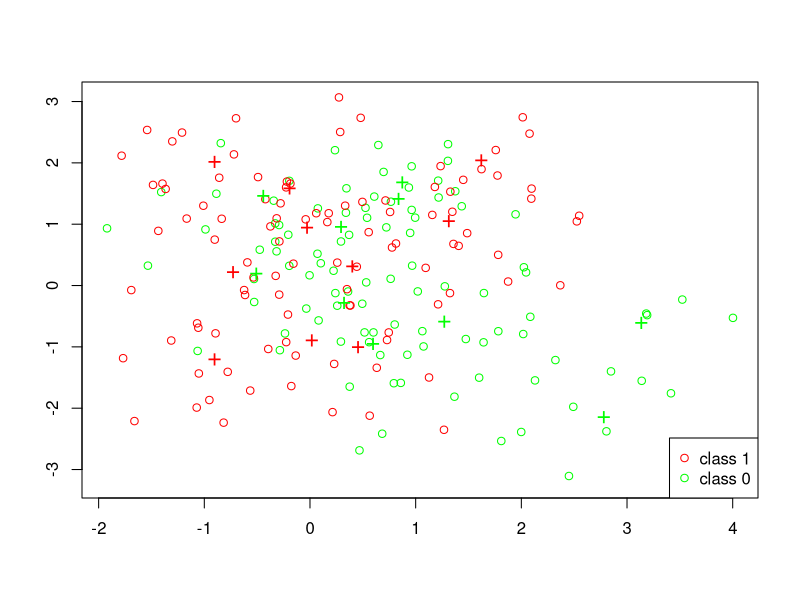
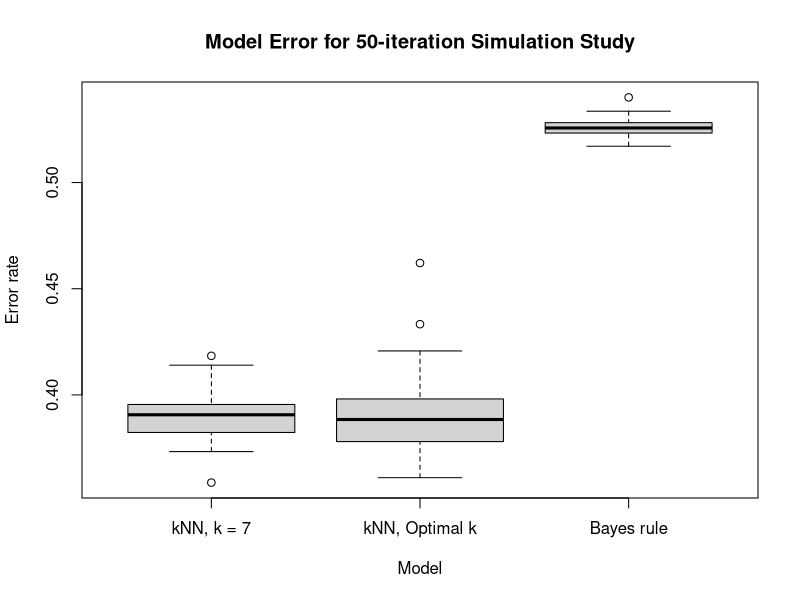

The R source for these figures, in order:
## ---- chunk 1
# Set Seed
set.seed(235)

# import necessary libraries
library(class)

csize = 10
p = 2        
s_centers = 1
s_x = .7

m1 = matrix(rnorm(csize*p), csize, p)*s_centers + cbind( rep(1,csize), rep(0,csize) )
m0 = matrix(rnorm(csize*p), csize, p)*s_centers + cbind( rep(0,csize), rep(1,csize) )
## ---- chunk 2
# Training sample of size 200
n = 100
id1 = sample(1:csize, n, replace=TRUE)
id0 = sample(1:csize, n, replace=TRUE)  
traindata = matrix(rnorm(2*n*p), 2*n, p)*s_x + rbind(m1[id1,], m0[id0,])
dim(traindata)
Ytrain = rep(c(1, 0), each = n)

# Test sample of size 10,000

N = 5000
# Allocate the n samples for class 1  to the 10 clusters
id1 = sample(1:csize, N, replace=TRUE)
# Allocate the n samples for class 1 to the 10 clusters
id0 = sample(1:csize, N, replace=TRUE)  
testdata = matrix(rnorm(2*N*p), 2*N, p)*s_x + rbind(m1[id1,], m0[id0,])
dim(testdata)
Ytest = rep(c(1, 0), each = N)
## ---- chunk 3
plot(traindata[,1], traindata[,2], type="n", xlab="", ylab="")
points(traindata[1:n,1], traindata[1:n,2], col="green")
points(traindata[(n+1):(2*n),1], traindata[(n+1):(2*n),2], col="red")
points(m1[1:csize,1], m1[1:csize,2], pch="+", cex=1.5, col="green")
points(m0[1:csize,1], m0[1:csize,2], pch="+", cex=1.5, col="red");   
legend("bottomright", pch = c(1,1), col = c("red", "green"), legend = c("class 1", "class 0"))
## ---- chunk 4
# Euclidean helper function
euclidean_distance = function(point1, point2) {
  if (length(point1) == length(point2)) {
    return(sqrt(sum((point1 - point2)^2)))
  } else {
    stop('Vectors must be of the same length')
  }
}



knn_from_scratch = function(train, test, truth, k) {
  
  expanded_test_data = matrix(rep(test,each = nrow(train)), ncol=2)
  expanded_train_data = matrix(rep(t(train), times = nrow(test)), ncol=2, byrow = TRUE)
  # Repeat test rows to subtract from corresponding training rows
  
  train_less_test = expanded_train_data - expanded_test_data
  train_less_test_sum_squares = rowSums(train_less_test^2)
  neighbor_distances = matrix(sqrt(train_less_test_sum_squares),nrow=nrow(test), byrow=TRUE)
  # Take the sum of squares of the difference between test points from training points
  # Uses vector functionality to calculate each point's distance to neighbors
  
  nearest_neighbor_address = function(j) {
    return(head(order(j),k))
  }
  # Function to get k nearest neighbors (temp variable j for k)
  
  neighborhood_votes = apply(neighbor_distances, 1, nearest_neighbor_address)
  # Return address of each row's nearest neighbor
  
  neighborhood_votes_v = matrix(truth[neighborhood_votes], nrow=nrow(test), byrow=TRUE)
  # Collect votes from nearest neighbor
  
  determine_winner = function(point){
    if (sum(point) > k/2) {
      return(1)
    } else if (sum(point) < k/2) {
      return(0)
    } else {
      return(sample(0:1, 1))
    }
  }
  # Determine winner given votes of k nearest neighbors. Ties are broken randomly.
  
  predictions = apply(neighborhood_votes_v, 1, determine_winner)
  return(predictions)
}

# 2. Explain how you handle distance ties and voting ties; distance ties may
#   occur when you have multiple (training) observations that are equidistant
#   from a test observation. voting ties may occur when K is an even number and
#   you have 50% of the k-nearest-neighbors from each of the two classes.
  
# Ans: If the number of votes for each point is the same, we have decided to 
#   randomly generate a class for that particular test point because the two
#   classes at that point are equally as likely.

#  3. Test your code with the training/test data you just generated when 
#   K = 1, 3, 5; and compare your results with knn in R or sklearn.neighbors in
#   Python. Report your results (on the test data) as a 2-by-2 table
#   (confusion matrix) for each K value. Report the results from knn or
#   sklearn.neighbors as a 2-by-2 table (confusion matrix) for each K value

# k = 1
baseline_test.pred = knn(traindata, testdata, Ytrain, k=1)
table(Ytest, baseline_test.pred)
implementation_test.pred = knn_from_scratch(traindata, testdata, Ytrain, k=1)
table(Ytest, implementation_test.pred)

# k = 3
baseline_test.pred = knn(traindata, testdata, Ytrain, k=3)
table(Ytest, baseline_test.pred)
implementation_test.pred = knn_from_scratch(traindata, testdata, Ytrain, k=3)
table(Ytest, implementation_test.pred)

# k = 5
baseline_test.pred = knn(traindata, testdata, Ytrain, k=5)
table(Ytest, baseline_test.pred)
implementation_test.pred = knn_from_scratch(traindata, testdata, Ytrain, k=5)
table(Ytest, implementation_test.pred)
## ---- chunk 5
get_best_k = function(x, y) {
  
  # init variables for looping through k values
  max_k = 180
  fold_count = 10
  k_values = 1:max_k
  average_errors = rep(0, max_k)
  fold_size = floor(nrow(x) / fold_count)
  random_idx = sample(1:nrow(x))
  
  # loop through values of k, for each, calculate n-fold cv error
  for (k in k_values){
    # cumulative error for averaging out at the end
      error = 0
      
    for (fold in 1:fold_count){
      # calculate the index for train/validate for this fold 
      # do this by getting ordered idx (e.g. 1:10), then using that to get rand idx
      ordered_val_idx = ((fold - 1) * fold_size + 1) : (fold * fold_size)
      val_idx = random_idx[ordered_val_idx]
      
      # split data into train/val. Use negative index to exclude ones we don't want
      fold_train_x = x[-val_idx, ]
      fold_train_y = y[-val_idx]
      fold_val_x = x[val_idx, ]
      fold_val_y = y[val_idx]
      
      # Make prediction
      fold_predicted_y = knn(fold_train_x, fold_val_x, fold_train_y, k=k)
        
      # Sum the error
      error = error + sum(fold_predicted_y != fold_val_y)
    }
      
    # Add error to array to track
    average_errors[k] = error / fold_count
  }
  
  # uncomment to debug
  # plot(average_errors, xlab="k", ylab="Average error count", main="Error vs K")
  
  # Find lowest error (larger k breaks tie) which.max returns first, so reversing
  # array will get us last
  min_idx = length(average_errors) - which.min(rev(average_errors)) + 1
  min_error = average_errors[min_idx]
  best_k = k_values[min_idx]

return(best_k)
}
## ---- chunk 6
# now train model using our preferred k
best_k = get_best_k(traindata, Ytrain)
predicted = knn(traindata, testdata, Ytrain, k=best_k)
actual = Ytest
print(table(actual, predicted))
## ---- chunk 7
# now train model using our preferred k
bayes_rule = function(x, s, m1, m0) {
  # x = x values 
  # s = sigma used to generate x
  # m0 = means of class 0 (for each center)
  # m1 - means of class 1 (for each center)
  
  # from assignment 1 (campuswire #36)
  
  # initialize variables for loop
  center_count = nrow(m1)
  numerator = rep(0, nrow(x))
  denominator  = rep(0, nrow(x))
  
  # iterate through centers, and sum for each
  for(center in center_count){
    current_m1 = m1[center, ]
    current_m0 = m0[center, ]
    
    # get norm of each row
    m1_norm = apply(x - current_m1, 1, function(row) sqrt(sum(row^2)))
    m0_norm = apply(x - current_m0, 1, function(row) sqrt(sum(row^2)))
    
    # calculate numerator and denominator portions for each center
    numerator = numerator + exp(-m1_norm^2 / (2 * s^2))
    denominator = denominator + exp(-m0_norm^2 / (2 * s^2))
  }
  
  # return 1 if numerator is bigger else 0
  return(as.numeric(numerator >= denominator))
}
## ---- chunk 8
# get prediction, output to table 
predicted = bayes_rule(testdata, s_x, m1, m0)
actual = Ytest
print(table(actual, predicted))
## ---- chunk 9
# parameters for the simulation
n_sims = 50
n_train = 200
n_test = 10000

# initialize data collection 
errors = matrix(0, nrow=n_sims, ncol=3)
best_ks = rep(0, n_sims)

# iterate, run each simulation
for (sim in 1:n_sims) {
  
  #####  generate data #####
  n = n_train/2
  id1 = sample(1:csize, n, replace=TRUE)
  id0 = sample(1:csize, n, replace=TRUE)  
  train_x = matrix(rnorm(2*n*p), 2*n, p)*s_x + rbind(m1[id1,], m0[id0,])
  train_y = rep(c(1, 0), each = n)

  N = n_test/2
  # Allocate the n samples for class 1  to the 10 clusters
  id1 = sample(1:csize, N, replace=TRUE)
  # Allocate the n samples for class 1 to the 10 clusters
  id0 = sample(1:csize, N, replace=TRUE)  
  test_x = matrix(rnorm(2*N*p), 2*N, p)*s_x + rbind(m1[id1,], m0[id0,])
  test_y = rep(c(1, 0), each = N)
  
  #####  run the models #####
  # knn with K  7
  predicted_y_knn7 = knn(train_x, test_x, train_y, k=7)
  
  # knn with best k
  best_k = get_best_k(train_x, train_y)
  predicted_y_knn_best = knn(train_x, test_x, train_y, k=best_k)
 
  # bayes 
  predicted_y_bayes = bayes_rule(test_x, s_centers, m1, m0)
  
  #####  store output data #####
  errors[sim, 1] = sum(predicted_y_knn7 != test_y) / n_test
  errors[sim, 2] = sum(predicted_y_knn_best != test_y) / n_test
  errors[sim, 3] = sum(predicted_y_bayes != test_y) / n_test
  best_ks[sim] = best_k
}

boxplot(errors, 
        main = 'Model Error for 50-iteration Simulation Study',
        xlab = 'Model',
        ylab = 'Error rate',
        names = c('kNN, k = 7', 'kNN, Optimal k', 'Bayes rule')
        )
## ---- chunk 10
print(summary(best_ks))
